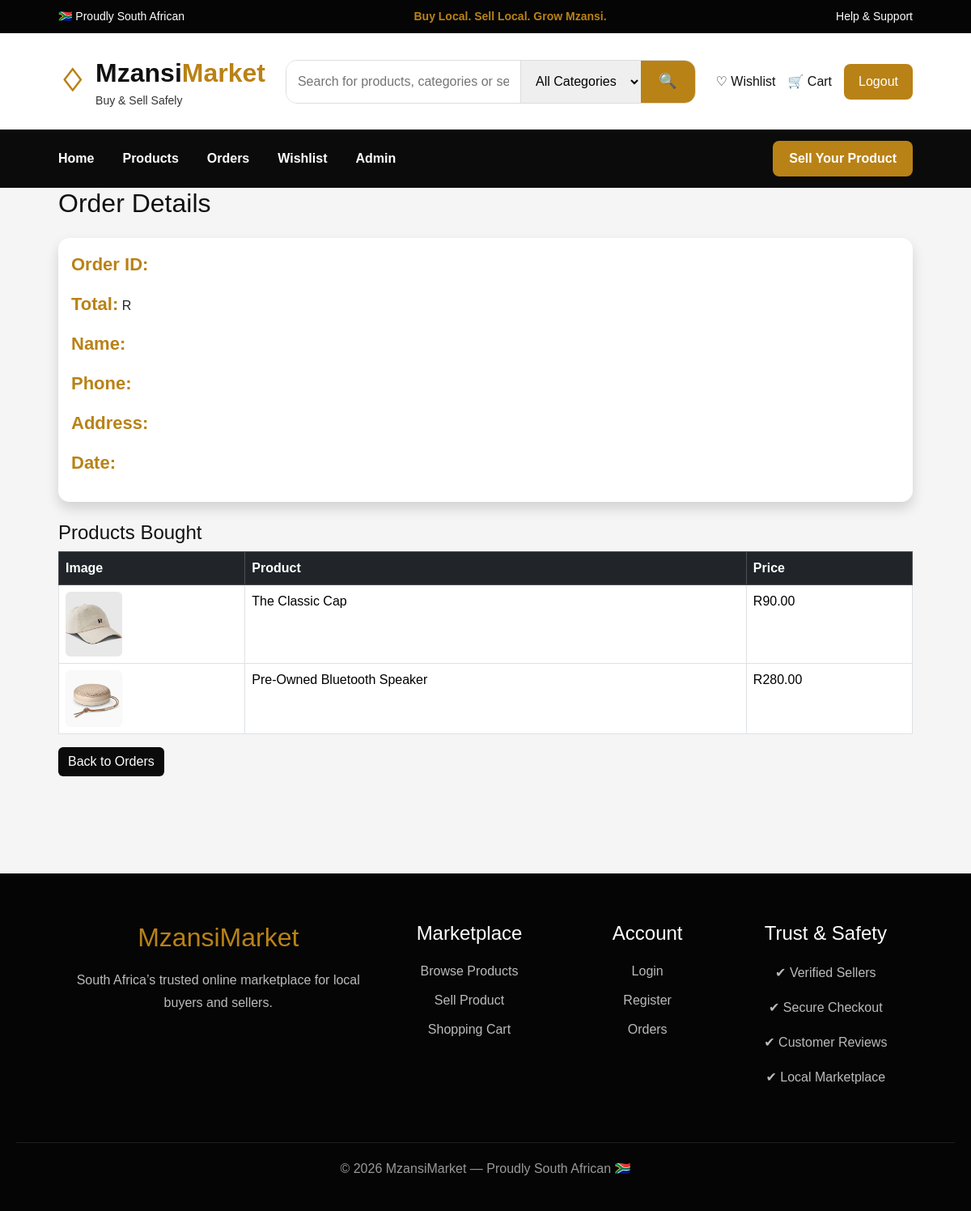
Page /buyer/order_details.php?id=4 (signed in) on the committed database.
### tables this page shows
CREATE TABLE `order_items` (
  `item_id` int(11) NOT NULL,
  `order_id` int(11) DEFAULT NULL,
  `product_id` int(11) DEFAULT NULL,
  `price` decimal(10,2) DEFAULT NULL
);

CREATE TABLE `products` (
  `product_id` int(11) NOT NULL,
  `seller_id` int(11) DEFAULT NULL,
  `product_name` varchar(255) DEFAULT NULL,
  `description` text DEFAULT NULL,
  `price` decimal(10,2) DEFAULT NULL,
  `image` varchar(255) DEFAULT NULL,
  `category` varchar(100) DEFAULT NULL,
  `created_at` timestamp NOT NULL DEFAULT current_timestamp(),
  `stock` int(11) DEFAULT 1
);

### buyer/order_details.php (the view, shortened to what this page needs)
<?php
include("../includes/db.php");
include("../includes/header.php");
$order_id = $_GET['id'];
$buyer_id = $_SESSION['user_id'];
$order_sql = "SELECT * FROM orders
              WHERE order_id='$order_id'
              AND buyer_id='$buyer_id'";
$order_result = mysqli_query($conn, $order_sql);
$order = mysqli_fetch_assoc($order_result);
$items_sql = "SELECT order_items.*, products.product_name, products.image
              FROM order_items
              JOIN products ON order_items.product_id = products.product_id
              WHERE order_items.order_id='$order_id'";
$items_result = mysqli_query($conn, $items_sql);
?>
<h2 class="mb-4">Order Details</h2>
<div class="card shadow mb-4">
    <div class="card-body">
        <p><strong>Order ID:</strong> <?php echo $order['order_id']; ?></p>
        <p><strong>Total:</strong> R<?php echo $order['total_amount']; ?></p>
        <p><strong>Name:</strong> <?php echo $order['fullname']; ?></p>
        <p><strong>Phone:</strong> <?php echo $order['phone']; ?></p>
        <p><strong>Address:</strong> <?php echo $order['address']; ?></p>
        <p><strong>Date:</strong> <?php echo $order['order_date']; ?></p>
    </div>
</div>
<h4>Products Bought</h4>
<div class="table-responsive">
<table class="table table-bordered bg-white">
<thead class="table-dark">
<tr>
    <th>Image</th>
    <th>Product</th>
    <th>Price</th>
</tr>
</thead>
<tbody>
<?php while($item = mysqli_fetch_assoc($items_result)){ ?>
<tr>
    <td>
        <img src="../uploads/<?php echo $item['image']; ?>" width="70" class="rounded">
    </td>
    <td><?php echo $item['product_name']; ?></td>
    <td>R<?php echo $item['price']; ?></td>
</tr>
<?php } ?>
</tbody>
</table>
</div>
<a href="orders.php" class="btn btn-dark">Back to Orders</a>
<?php
include("../includes/footer.php");
?>

### css/style.css (style rules this page uses)
:root { --black: #0b0b0b; --green: #003b1f; --gold: #b98216; --cream: #f7f1e6; --light: #f8f8f8; }
body { background: #f5f5f5; font-family: Arial, sans-serif; color: #111; }
.card { border: none; border-radius: 14px; overflow: hidden; transition: 0.3s; }
.btn-dark { background: #0b0b0b; border: none; }
.card { background: white; }
.card strong { color: var(--gold); font-size: 22px; }
img { max-width: 100%; display: block; }

### rows in the picture
order_items: product.image (picture), product.product_name "The Classic Cap", price "90.00"
order_items: product.image (picture), product.product_name "Pre-Owned Bluetooth Speaker", price "280.00"
